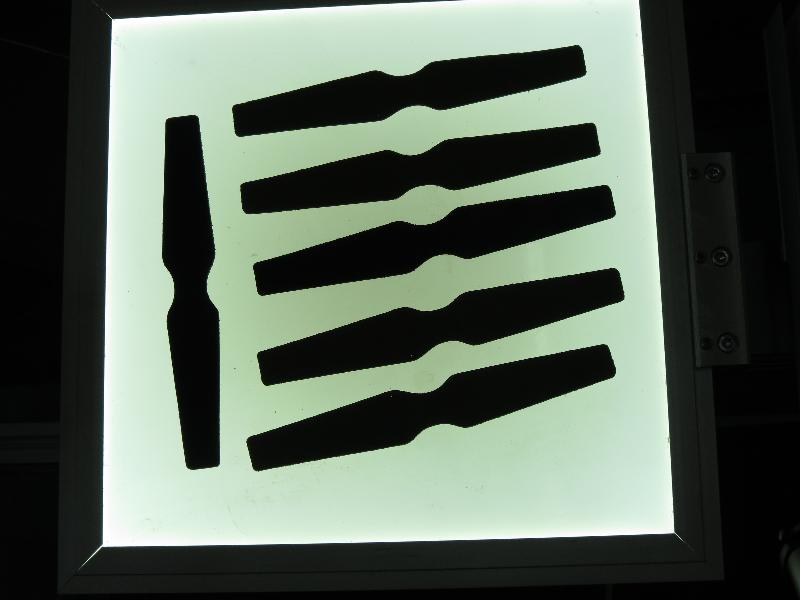
#> input picture Media Files/input_images/img_5.jpg, 800 x 600 px
$ python 04_adaptive_thresholding.py
#> lines starting #> are read from the running program, lines starting #| are printed output that depends on the picture; after the words box and inside, x2 and y2 are one past the last pixel; in counts of white or black regions, pixels touching at a corner belong together
import cv2
import numpy as np
from matplotlib import pyplot as plt

img = cv2.imread('../Media Files/input_images/img_5.jpg', 0)
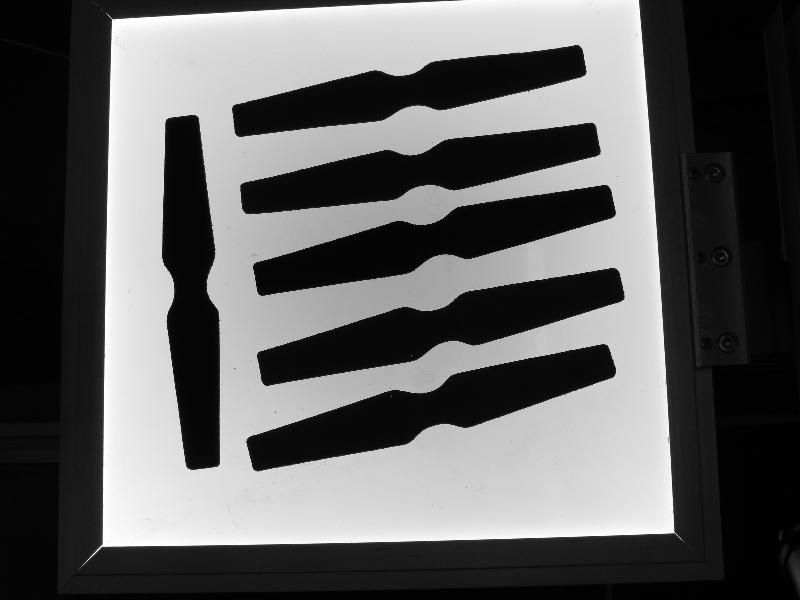
#> img: shape (600, 800); min 0, max 255, mean 96
img = cv2.medianBlur(src=img, ksize=5)

ret, th1 = cv2.threshold(img, 127, 255, cv2.THRESH_BINARY)
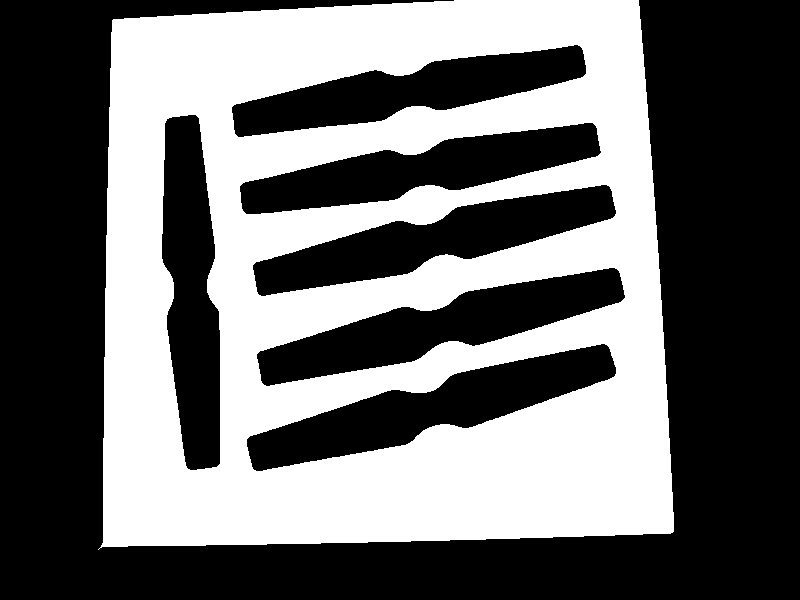
#> th1: shape (600, 800); 42.1% white; 1 white region, box (x1, y1, x2, y2) and area: (98, 0, 674, 550) 201936

# the algorithm calculate the threshold for a small regions of the image.
# So we get different thresholds for different regions of the same image
# and it gives us better results for images with varying illumination.

"""
v2.ADAPTIVE_THRESH_MEAN_C:
Threshold Value = (Mean of the neighbourhood area values – constant value).
In other words, it is the mean of the blockSize×blockSize neighborhood of a point minus constant.

cv2.ADAPTIVE_THRESH_GAUSSIAN_C:
Threshold Value = (Gaussian-weighted sum of the neighbourhood values – constant value).
In other words, it is a weighted sum of the blockSize×blockSize neighborhood of a point minus constant.
"""
th2 = cv2.adaptiveThreshold(src=img, maxValue=255, adaptiveMethod=cv2.ADAPTIVE_THRESH_MEAN_C,
                            thresholdType=cv2.THRESH_BINARY, blockSize=11, C=2)
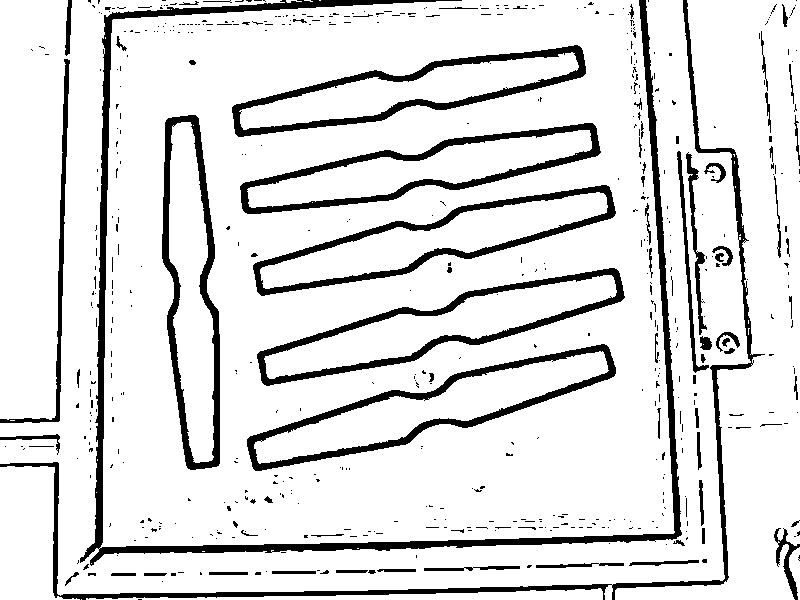
#> th2: shape (600, 800); 87.2% white; 559 black regions (474 under 20 px), largest, box (x1, y1, x2, y2) and area: (80, 0, 682, 566) 13024, (0, 0, 765, 600) 6948, (247, 344, 616, 471) 5241
th3 = cv2.adaptiveThreshold(src=img, maxValue=255, adaptiveMethod=cv2.ADAPTIVE_THRESH_GAUSSIAN_C,
                            thresholdType=cv2.THRESH_BINARY, blockSize=11, C=2)
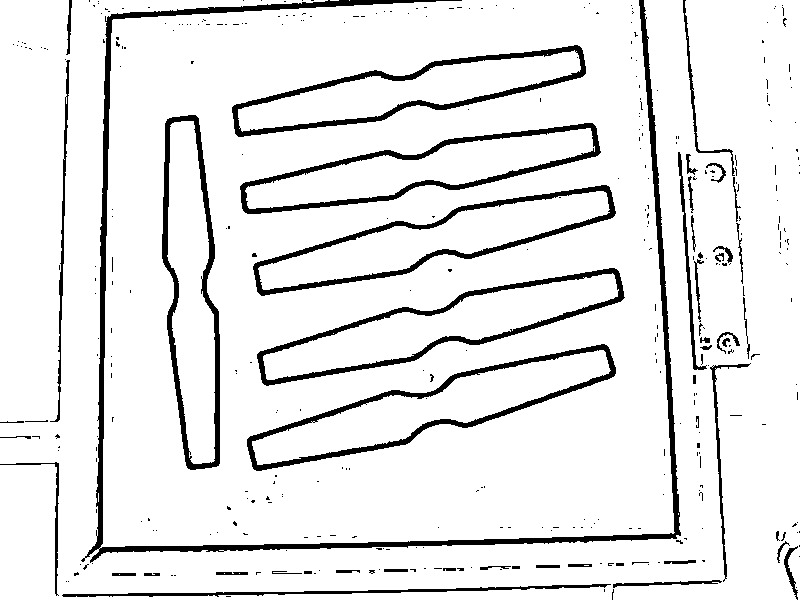
#> th3: shape (600, 800); 91% white; 381 black regions (327 under 20 px), largest, box (x1, y1, x2, y2) and area: (81, 0, 681, 563) 10471, (247, 344, 616, 471) 4095, (257, 268, 625, 386) 4006

titles = ['Original Image', 'Global Thresholding (v = 127)',
          'Adaptive Mean Thresholding', 'Adaptive Gaussian Thresholding']
images = [img, th1, th2, th3]

for i in range(4):
    plt.subplot(2, 2, i + 1), plt.imshow(images[i], 'gray')
    plt.title(titles[i])
    plt.xticks([]), plt.yticks([])
plt.show()

$ run again, with Media Files/input_images/img_1.jpg copied over Media Files/input_images/img_5.jpg
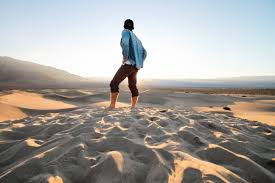
#> input picture Media Files/input_images/img_1.jpg, 275 x 183 px
#> `ret, th1 = cv2.threshold(img, 127, 255, cv2.THRESH_BINARY)`:
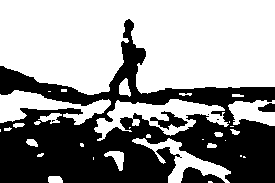
#> th1: shape (183, 275); 59.3% white; 7 black regions (3 under 20 px), largest, box (x1, y1, x2, y2) and area: (0, 19, 275, 183) 19649, (181, 167, 225, 183) 417, (150, 111, 188, 130) 287, (258, 103, 275, 112) 112
#> th2: shape (183, 275); 68.1% white; 74 black regions (50 under 20 px), largest, box (x1, y1, x2, y2) and area: (0, 19, 275, 183) 10075, (153, 145, 275, 183) 1429, (156, 110, 250, 143) 676
#> `th3 = cv2.adaptiveThreshold(src=img, maxValue=255, adaptiveMethod=cv2...`:
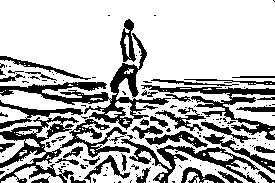
#> th3: shape (183, 275); 72.4% white; 147 black regions (106 under 20 px), largest, box (x1, y1, x2, y2) and area: (0, 33, 171, 130) 2608, (0, 116, 130, 183) 2496, (141, 85, 275, 140) 1550

$ run again, with Media Files/input_images/img_10.jpg copied over Media Files/input_images/img_5.jpg
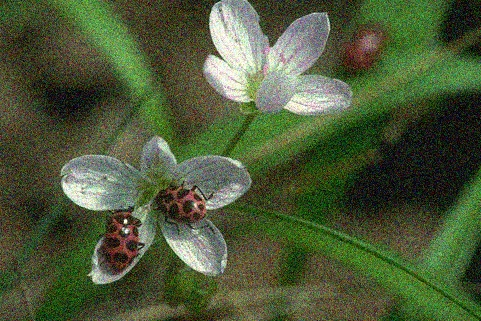
#> input picture Media Files/input_images/img_10.jpg, 481 x 321 px
#> `ret, th1 = cv2.threshold(img, 127, 255, cv2.THRESH_BINARY)`:
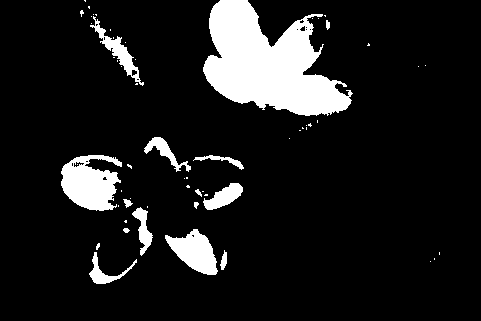
#> th1: shape (321, 481); 11% white; 59 white regions (44 under 20 px), largest, box (x1, y1, x2, y2) and area: (203, 0, 353, 116) 10177, (61, 155, 122, 211) 2303, (165, 229, 218, 275) 1368
#> th2: shape (321, 481); 61.4% white; 1737 black regions (1312 under 20 px), largest, box (x1, y1, x2, y2) and area: (72, 0, 367, 313) 13159, (42, 95, 154, 239) 2235, (264, 102, 408, 188) 1308
#> `th3 = cv2.adaptiveThreshold(src=img, maxValue=255, adaptiveMethod=cv2...`:
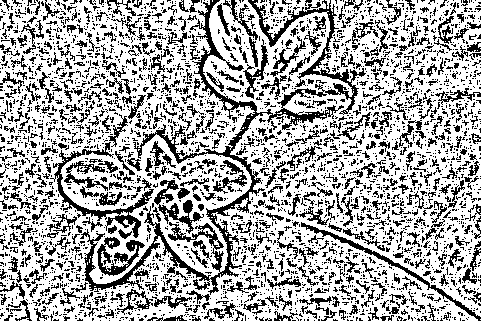
#> th3: shape (321, 481); 67.4% white; black in thin lines or dots

$ run again, with Media Files/input_images/img_12.jpg copied over Media Files/input_images/img_5.jpg
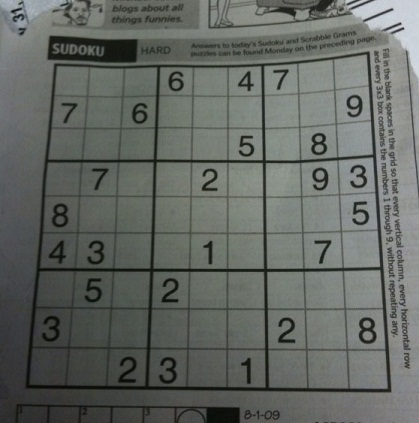
#> input picture Media Files/input_images/img_12.jpg, 419 x 423 px
#> `ret, th1 = cv2.threshold(img, 127, 255, cv2.THRESH_BINARY)`:
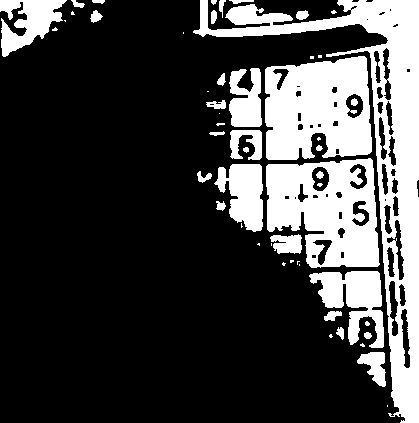
#> th1: shape (423, 419); 26% white; 53 white regions (23 under 20 px), largest, box (x1, y1, x2, y2) and area: (193, 0, 419, 423) 16674, (265, 56, 372, 160) 8942, (266, 158, 380, 268) 8657
#> th2: shape (423, 419); 77.3% white; 660 black regions (472 under 20 px), largest, box (x1, y1, x2, y2) and area: (25, 51, 391, 393) 10186, (141, 0, 404, 49) 3644, (47, 36, 138, 62) 1324
#> `th3 = cv2.adaptiveThreshold(src=img, maxValue=255, adaptiveMethod=cv2...`:
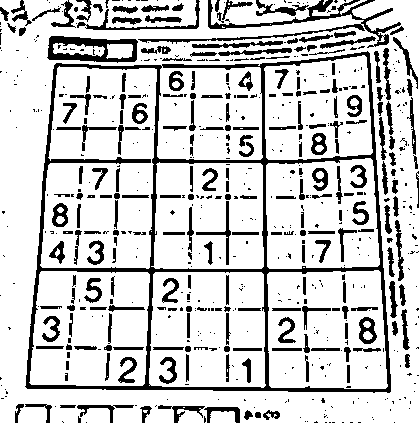
#> th3: shape (423, 419); 80.5% white; 648 black regions (412 under 20 px), largest, box (x1, y1, x2, y2) and area: (25, 51, 391, 393) 9369, (138, 0, 401, 48) 1856, (47, 36, 138, 63) 1212
